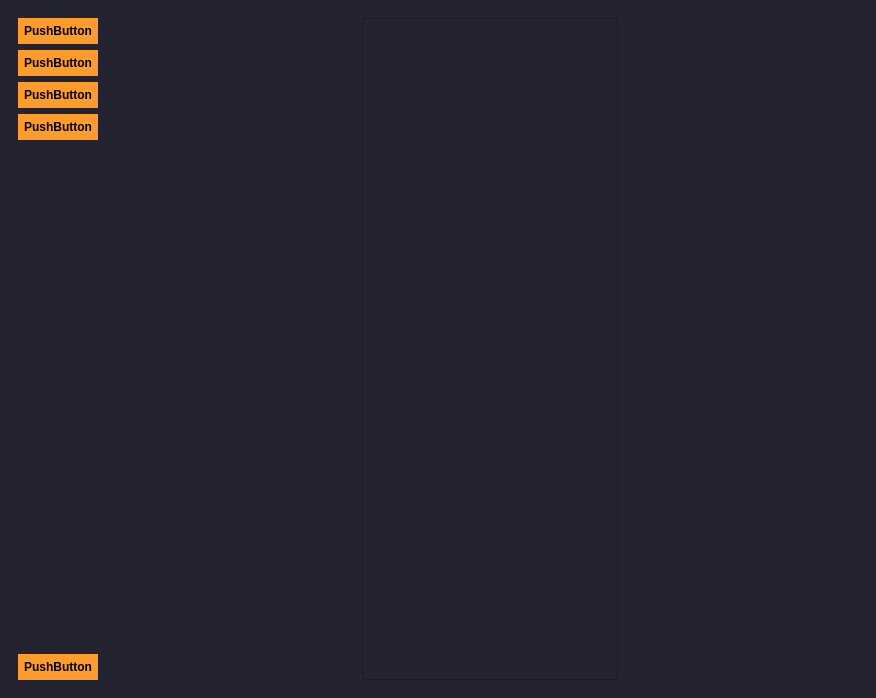
<?xml version="1.0" encoding="UTF-8"?>
<ui version="4.0">
 <class>MainWindow</class>
 <widget class="QMainWindow" name="MainWindow">
  <property name="geometry">
   <rect>
    <x>0</x>
    <y>0</y>
    <width>876</width>
    <height>698</height>
   </rect>
  </property>
  <property name="windowTitle">
   <string>MainWindow</string>
  </property>
  <property name="styleSheet">
   <string notr="true">/*-----QWidget-----*/
QWidget
{
	background-color: #232430;
	color: #000000;
	border-color: #000000;

}


/*-----QLabel-----*/
QLabel
{
	background-color: #232430;
	color: #c1c1c1;
	border-color: #000000;

}


/*-----QPushButton-----*/
QPushButton
{
	background-color: #ff9c2b;
	color: #000000;
	font-weight: bold;
	border-style: solid;
	border-color: #000000;
	padding: 6px;

}


QPushButton::hover
{
	background-color: #ffaf5d;

}


QPushButton::pressed
{
	background-color: #dd872f;

}


/*-----QToolButton-----*/
QToolButton
{
	background-color: #ff9c2b;
	color: #000000;
	font-weight: bold;
	border-style: solid;
	border-color: #000000;
	padding: 6px;

}


QToolButton::hover
{
	background-color: #ffaf5d;

}


QToolButton::pressed
{
	background-color: #dd872f;

}


/*-----QLineEdit-----*/
QLineEdit
{
	background-color: #38394e;
	color: #c1c1c1;
	border-style: solid;
	border-width: 1px;
	border-color: #4a4c68;

}




/*-----QTabWidget-----*/
QTabWidget::pane 
{ 
    border: none;

}


QTabWidget::tab-bar 
{
    left: 5px; 

}


QTabBar::tab 
{
    color: #c1c1c1;
    min-width: 1px;
	padding-left: 25px;
	margin-left:-22px;
    height: 28px;
	border: none;

}


QTabBar::tab:selected 
{
    color: #c1c1c1;
	font-weight: bold;
    height: 28px;

}


QTabBar::tab:!first 
{
    margin-left: -20px;

}


QTabBar::tab:hover 
{
    color: #DDD;

}


/*-----QScrollBar-----*/
QScrollBar:horizontal 
{
    background-color: transparent;
    height: 8px;
    margin: 0px;
    padding: 0px;

}


QScrollBar::handle:horizontal 
{
    border: none;
	min-width: 100px;
    background-color: #56576c;

}


QScrollBar::add-line:horizontal, 
QScrollBar::sub-line:horizontal,
QScrollBar::add-page:horizontal, 
QScrollBar::sub-page:horizontal 
{
    width: 0px;
    background-color: transparent;

}


QScrollBar:vertical 
{
    background-color: transparent;
    width: 8px;
    margin: 0;

}


QScrollBar::handle:vertical 
{
    border: none;
	min-height: 100px;
    background-color: #56576c;

}


QScrollBar::add-line:vertical, 
QScrollBar::sub-line:vertical,
QScrollBar::add-page:vertical, 
QScrollBar::sub-page:vertical 
{
    height: 0px;
    background-color: transparent;

}</string>
  </property>
  <widget class="QWidget" name="centralwidget">
   <property name="styleSheet">
    <string notr="true"/>
   </property>
   <layout class="QHBoxLayout" name="horizontalLayout">
    <item>
     <widget class="QWidget" name="widget" native="true">
      <property name="styleSheet">
       <string notr="true"/>
      </property>
      <layout class="QVBoxLayout" name="verticalLayout">
       <item>
        <widget class="QPushButton" name="pushButton_2">
         <property name="text">
          <string>PushButton</string>
         </property>
        </widget>
       </item>
       <item>
        <widget class="QPushButton" name="pushButton_4">
         <property name="text">
          <string>PushButton</string>
         </property>
        </widget>
       </item>
       <item>
        <widget class="QPushButton" name="pushButton_3">
         <property name="text">
          <string>PushButton</string>
         </property>
        </widget>
       </item>
       <item>
        <widget class="QPushButton" name="pushButton">
         <property name="text">
          <string>PushButton</string>
         </property>
        </widget>
       </item>
       <item>
        <spacer name="verticalSpacer">
         <property name="orientation">
          <enum>Qt::Vertical</enum>
         </property>
         <property name="sizeHint" stdset="0">
          <size>
           <width>20</width>
           <height>40</height>
          </size>
         </property>
        </spacer>
       </item>
       <item>
        <widget class="QPushButton" name="pushButton_5">
         <property name="text">
          <string>PushButton</string>
         </property>
        </widget>
       </item>
      </layout>
     </widget>
    </item>
    <item>
     <widget class="QStackedWidget" name="mainContentStacked">
      <property name="styleSheet">
       <string notr="true"/>
      </property>
      <property name="currentIndex">
       <number>0</number>
      </property>
      <widget class="QWidget" name="Home">
       <layout class="QGridLayout" name="gridLayout">
        <item row="0" column="0" alignment="Qt::AlignHCenter">
         <widget class="QTableView" name="all_companies_table">
          <property name="styleSheet">
           <string notr="true"/>
          </property>
         </widget>
        </item>
       </layout>
      </widget>
      <widget class="QWidget" name="page_4"/>
     </widget>
    </item>
   </layout>
  </widget>
 </widget>
 <resources/>
 <connections/>
</ui>
